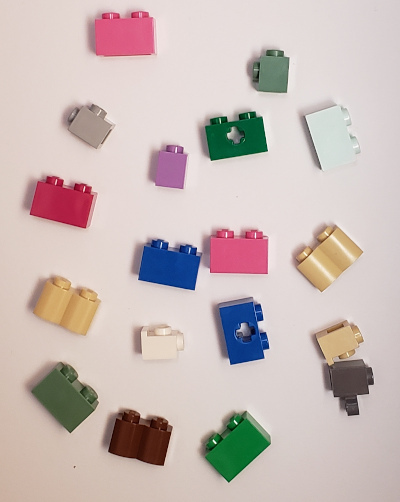
#> input picture InterfacageNumerique/_images/bricks2.jpg, 400 x 502 px
$ python Se2_part4_low_pass_filter_noise.py
#> lines starting #> are read from the running program, lines starting #| are printed output that depends on the picture
### InterfacageNumerique/bloc_camera/correction/images_manipulation.py
# -*- coding: utf-8 -*-
"""*images_manipulation.py* file.

*images_manipulation* file contains extra functions for image manipulation.

This file is attached to a 1st year of engineer training labwork in digital interface development.

.. note:: LEnsE - Institut d'Optique - version 0.1

.. moduleauthor:: Julien VILLEMEJANE <julien.villemejane@institutoptique.fr>
.. creation:: 22/nov/2024
"""

import cv2
import numpy as np
from matplotlib import pyplot as plt


# [26 lines left out: functions generate_gaussian_noise_image, generate_uniform_noise_image, not called in this run]


def generate_gaussian_noise_image_percent(rows, cols, percent_pixels=10, mean=0, std_dev=1):
    """
    Create a 2D array with a gaussian noise - on a part of the image.

    :param rows: Number of rows.
    :param cols: Number of columns.
    :param mean: Mean of the gaussian distribution.
    :param std_dev: Standard deviation of the gaussian distribution.
    :percent_pixels: Percent of pixels where to add noise.
    :return: 2D array.
    """
    image = np.zeros((rows, cols))

    total_pixels = rows * cols
    num_pixels = (percent_pixels * total_pixels) // 100
    indices = np.random.choice(total_pixels, num_pixels, replace=False)

    row_indices = indices // cols
    col_indices = indices % cols

    image[row_indices, col_indices] = np.random.normal(mean, std_dev, num_pixels)

    return image


# [7 lines left out: function zoom_array, not called in this run]


def process_hist_from_array(array: np.ndarray, bins: list) -> (np.ndarray, np.ndarray):
    """
    Calculate a histogram from an array and bins definition.
    :param array: Array containing data.
    :param bins: Bins to calculate the histogram.
    :return: Tuple of np.ndarray: bins and hist data.
    """
    plot_hist, plot_bins_data = np.histogram(array, bins=bins)
    return plot_bins_data, plot_hist


# [82 lines left out: functions display_hist, compare_blur_fft, circular_mask, not called in this run]

### InterfacageNumerique/bloc_camera/correction/Se2_part4_low_pass_filter_noise.py
# -*- coding: utf-8 -*-
"""*Se2_part4_low_pass_filter_noise.py* file.

This file contains a script to apply a low-pass (gaussian) filter on an image.
Adding noise on images.

This file is attached to a 1st year of engineer training labwork in digital interface development.

For tutorials on image processing, see : https://iogs-lense-training.github.io/image-processing/

.. note:: LEnsE - Institut d'Optique - version 0.1

.. moduleauthor:: Julien VILLEMEJANE <julien.villemejane@institutoptique.fr>
.. creation:: 20/oct/2024
"""

import cv2
import numpy as np
from matplotlib import pyplot as plt
from images_manipulation import *

if __name__ == "__main__":
    # Open an image - Grayscale
    image_gray = cv2.imread('../../_images/bricks2.jpg', cv2.IMREAD_GRAYSCALE)
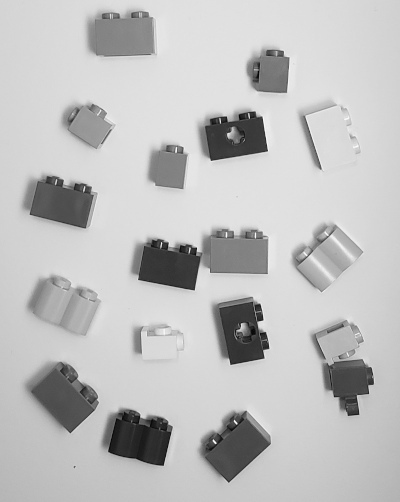
#> image_gray: shape (502, 400); min 4, max 252, mean 191.2
    image_noise = generate_gaussian_noise_image_percent(image_gray.shape[0], image_gray.shape[1],
                                                        100, 50, 20)
    image_noise = image_noise # + image_gray

    image_bits_depth = 8
    bins = np.linspace(0, 2 ** image_bits_depth, 2 ** image_bits_depth + 1)
    bins, data_hist = process_hist_from_array(image_noise, bins)
#> in process_hist_from_array, `plot_hist, plot_bins_data = np.histogram(array, bins=bins)`:
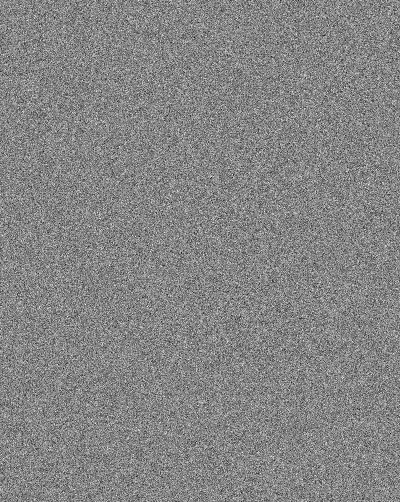
#> array: shape (502, 400) float64; min -43.89, max 135.7, mean 50; drawn with min black and max white
#> bins = 257 values from 0 to 256
    #display_hist(image_noise, data_hist, bins)

    # Gaussian filter
    kernel_size = (45, 45)

    blurred_image_5_gauss = cv2.GaussianBlur(image_noise, kernel_size, 0)

    ### TF
    tf_orig = np.fft.fft2(image_noise)
    tf_blur = np.fft.fft2(blurred_image_5_gauss)
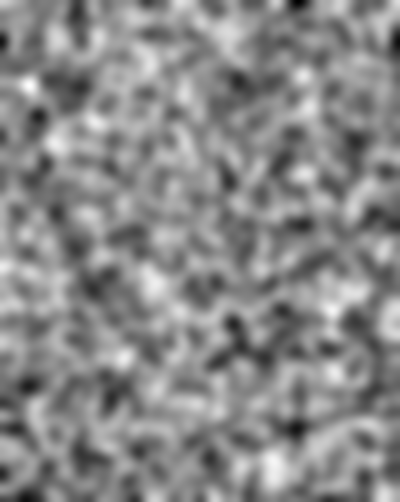
#> blurred_image_5_gauss: shape (502, 400) float64; min 46.95, max 52.66, mean 50; drawn with min black and max white
    tf_diff_log = np.log(0.1+np.abs(np.fft.fftshift(tf_orig)))-np.log(0.1+np.abs(np.fft.fftshift(tf_blur)))

    # Display all
    fig, ax = plt.subplots(nrows=2, ncols=3)
    # Plot data in each subplot
    ax[0,0].imshow(image_noise, cmap='gray')
    ax[0,0].set_title('Original Image')
    ax[0,1].imshow(blurred_image_5_gauss, cmap='gray')
    ax[0,1].set_title('Blurred Image')
    ax[0,2].imshow(image_noise-blurred_image_5_gauss, cmap='gray')
    ax[0,2].set_title('Difference')

    ax[1,0].imshow(np.log(0.1+np.abs(np.fft.fftshift(tf_orig))), cmap='gray')
    ax[1,0].set_title('Original Image / FFT')
    ax[1,1].imshow(np.log(0.1+np.abs(np.fft.fftshift(tf_blur))), cmap='gray')
    ax[1,1].set_title('Blurred Image / FFT')
    ax[1,2].imshow(tf_diff_log, cmap='gray')
    ax[1,2].set_title('Difference / FFT')
    plt.show()
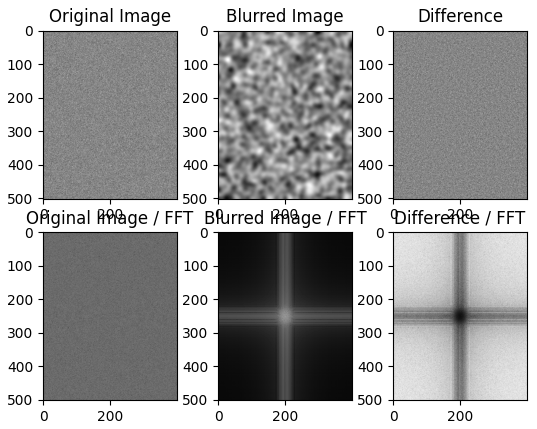
#> figure drawn by matplotlib, 6 panels
